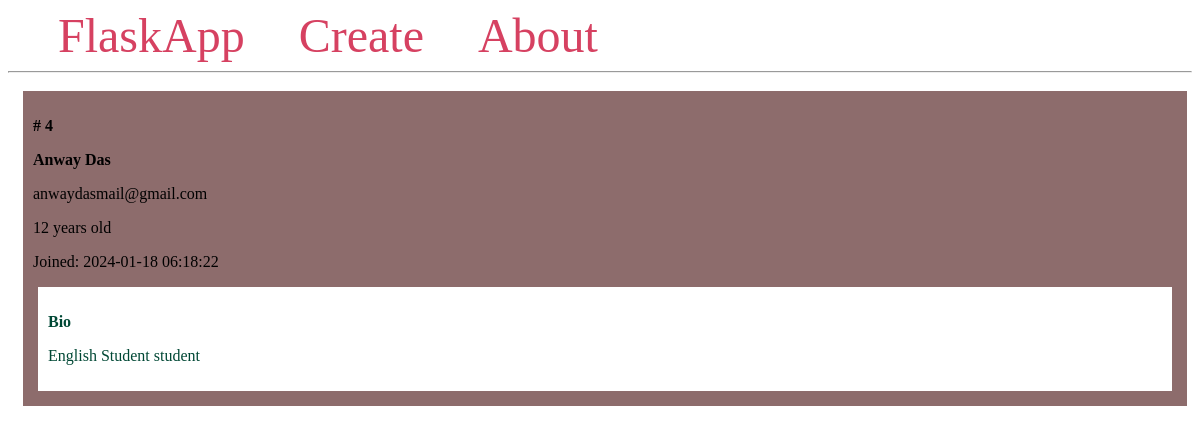
Page /4/ on the committed database.
### app.py (models this page shows, shortened)
class Student(db.Model):
    id = db.Column(db.Integer, primary_key=True)
    firstname = db.Column(db.String(100), nullable=False)
    lastname = db.Column(db.String(100), nullable=False)
    email = db.Column(db.String(80), unique=True, nullable=False)
    age = db.Column(db.Integer)
    created_at = db.Column(db.DateTime(timezone=True),
                           server_default=func.now())
    bio = db.Column(db.Text)

### app.py (the view)
@app.route('/<int:student_id>/')
def student(student_id):
    student = Student.query.get_or_404(student_id)
    return render_template('student.html',student = student)

### templates/student.html (shortened to what this page needs)
{% extends 'base.html' %}
{% block content %}
    <div class = "content">
        <div class = "student">
            <p><b># {{ student.id }}</b></p>
            <p><b>{{student.firstname}} {{student.lastname}}</b></p>
            <p>{{student.email}}</p>
            <p>{{student.age}} years old</p>
            <p>Joined: {{student.created_at}}</p>
            <div class = "bio">
                <p><b>Bio</b></p>
                <p>{{student.bio}} student</p>
            </div>
        </div>
{% endblock %}

### templates/base.html (style rules this page uses)
.content { margin: 5px; width: 100%; display: flex; flex-direction: row; flex-wrap: wrap; }
.student { flex: 20%; padding: 10px; margin: 5px; background-color: #8d6c6c; inline-size: 100%; }
.bio { padding: 10px; margin: 5px; background-color: #ffffff; color: #004835; }

### rows in the picture
Student: id "4", firstname "Anway", lastname "Das", email "anwaydasmail@gmail.com", age "12", created_at "2024-01-18 06:18:22", bio "English Student"
